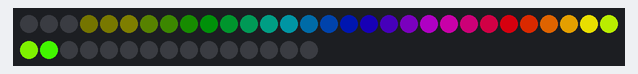
Bench run of a sketch on a simulated Arduino Uno, built with avr-gcc and run on an emulated ATmega328P. On the bench: 45 RGB LEDs in strip order, left to right, continuing on the next row. Random numbers use the default seed unless the sketch sets one.

Above: at 0.16 s.
At 19.91 s:
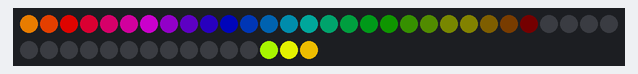
At 25.08 s:
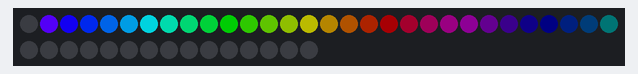
At 27.21 s:
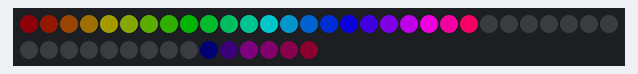
At 37.55 s:
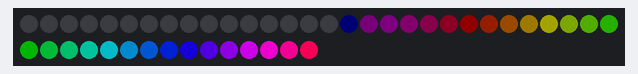
At 39.91 s:
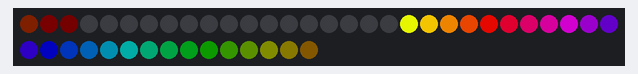

The sketch:

GBRingv2.ino
```cpp
#include <Adafruit_NeoPixel.h>

#define LED_PIN 2
#define pix 45

#define NEOspeed 8         //milliseconds until the next neopixel is in front. (lower is faster)
#define NEOtail  32         //length of fading tail (must be below pix count)
//#define NEOtail  (analogRead(1)/(1024/pix))         //length of fading tail (must be below pix count)
#define NEOcolor 0          //0-1023
#define NEOcolorChange 10   //milliseconds until color change increment (lower is faster)
#define NEOcolorIncrement 1 //color change increment (set it to 0 for no color change)
#define NEOcolorFade 44     //color difference along the tail

#define NEObrightness 255      //0-255
//#define NEObrightness (analogRead(0)/4)  //or you can use a knob to control brightness

#define NEOdirection 1   // -1 for other direction

Adafruit_NeoPixel strip(pix, LED_PIN, NEO_GRB + NEO_KHZ800);

int tail;
int dir;

void setup() {
  dir=NEOdirection;
  strip.begin();
  strip.show();
  tail=min(NEOtail,pix)-1;
}

long unsigned timer;
long unsigned speedTimer;
long unsigned colorFadeTimer;
long unsigned dirTimer;

int color=NEOcolor;
int pixel=0;

void loop() {
  timer=millis();

  if(timer>speedTimer){
    pixel=(pixel+pix+dir);
    pixel%=pix;
    for(int a=0;a<tail;a++){
      setPixel((pixel+pix)+(a*dir),color+(a*NEOcolorFade),(((255/tail)*a)*NEObrightness)/255);
    }
    strip.show();
    for(int a=0;a<pix;a++){
      strip.setPixelColor(a,0,0,0);
    }
    speedTimer+=NEOspeed;
  }

  if(timer>colorFadeTimer){
    color+=NEOcolorIncrement;
    color%=1024;
    colorFadeTimer+=NEOcolorChange;
  }
  if(timer>dirTimer){
    dirTimer+=random(5000)+1000;
    dir=0-dir;
  }

}


void setPixel(int pixelz,double colorz, long unsigned fadez){
  fadez*=fadez;  //these two lines turn the dimming
  fadez/=255;    //from linear to logarithmic
  pixelz%=pix;
  strip.setPixelColor(pixelz,strip.ColorHSV(colorz*64,255,fadez));
}
```
